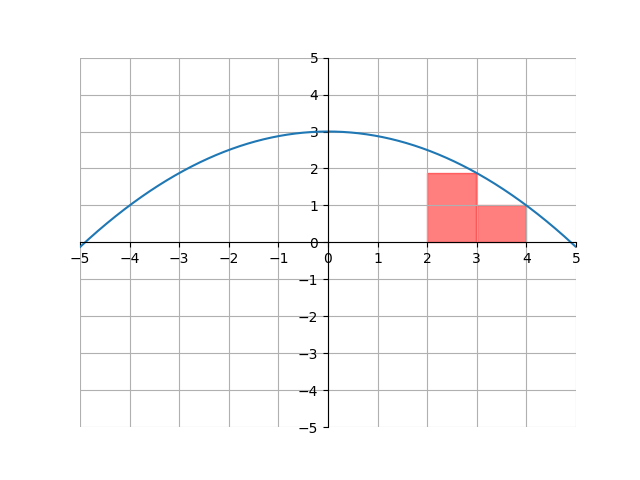

The script that drew this image:
import matplotlib.pyplot as plt
import numpy as np

x = np.arange(-5, 5, .01)
y = -0.125 * x * x + 3
x1 = np.arange(2, 3, .01)
x2 = np.arange(3, 4, .01)
y1 = np.linspace(0, 0, 100)
y2 = np.linspace(-9/8 + 3, -9/8 + 3, 100)
y4 = np.linspace(1, 1, 100)

ax = plt.gca()
ax.spines['top'].set_color('none')
ax.spines['left'].set_position('zero')
ax.spines['right'].set_color('none')
ax.spines['bottom'].set_position('zero')

plt.xlim(-5, 5)
plt.ylim(-5, 5)
plt.xticks(np.arange(min(x), max(x)+1, 1.0))
plt.yticks(np.arange(-5, 5+1, 1.0))
plt.plot(x, y)

ax.fill_between(x1, y1, y2, color="red", alpha=0.5)
ax.fill_between(x2, y1, y4, color="red", alpha=0.5)

plt.grid(True)
plt.show()
